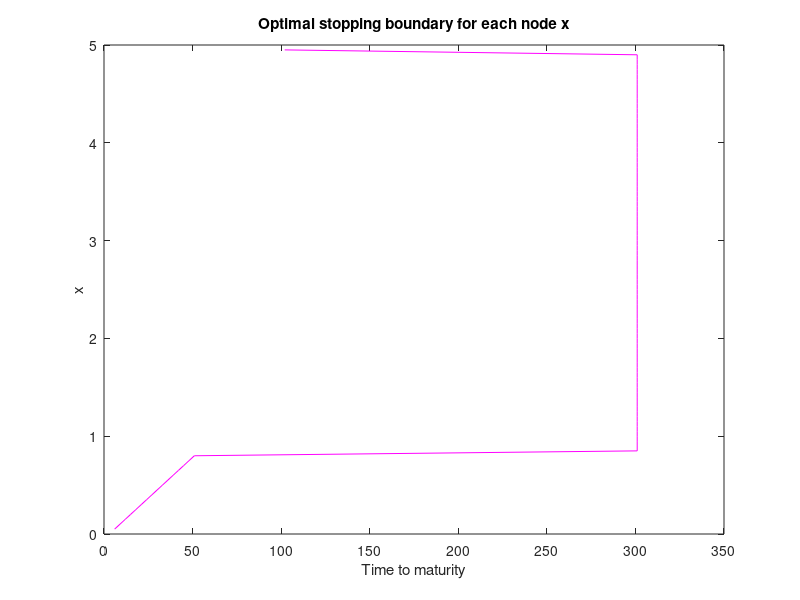

This chart was generated by the following MATLAB code: (Note: this script raises an error after producing the figure.)
% Reads in data
format long;
value = csvread('BSIneqFB.csv');

x = value(1,1:end-1);  % x values
fb = value(2, 1:end-1); % free boundary t values

% Create plots
figure(1);
plot(fb, x,'m');
title('Optimal stopping boundary for each node x');
xlabel('Time to maturity'); ylabel('x');
ax = gca; ax.FontSize = 14; axis tight;

% Just some of the range 
figure(2);
plot(fb(150:300), x(150:300),'m');
title('Optimal stopping boundary for each node x');
xlabel('Time to maturity'); ylabel('x');
ax = gca; ax.FontSize = 14; axis tight;
    



